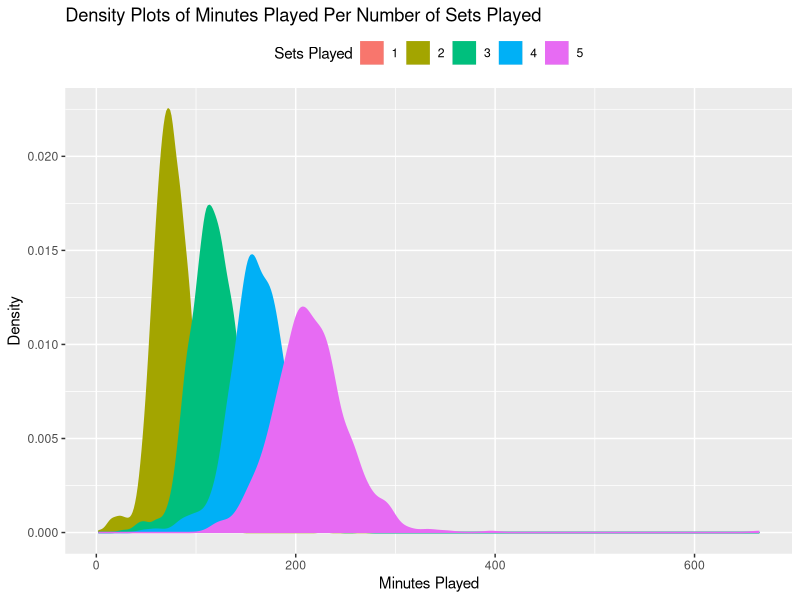
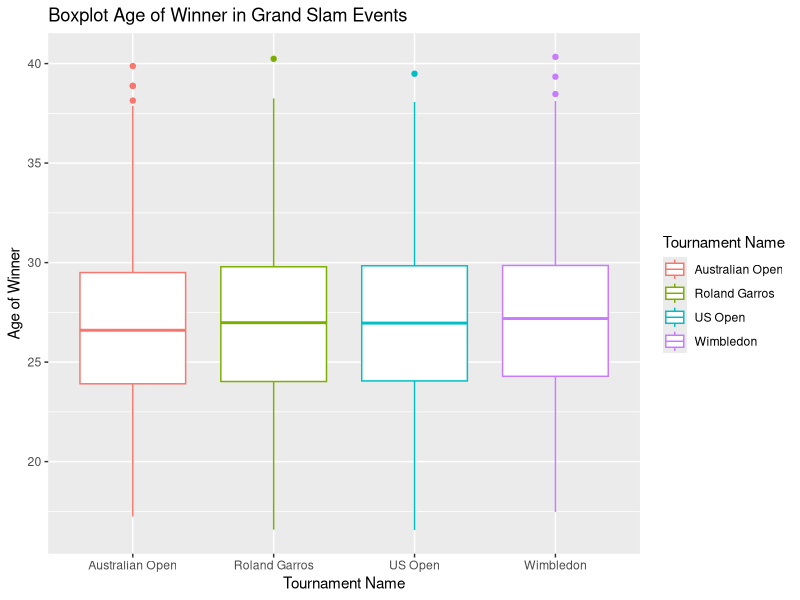
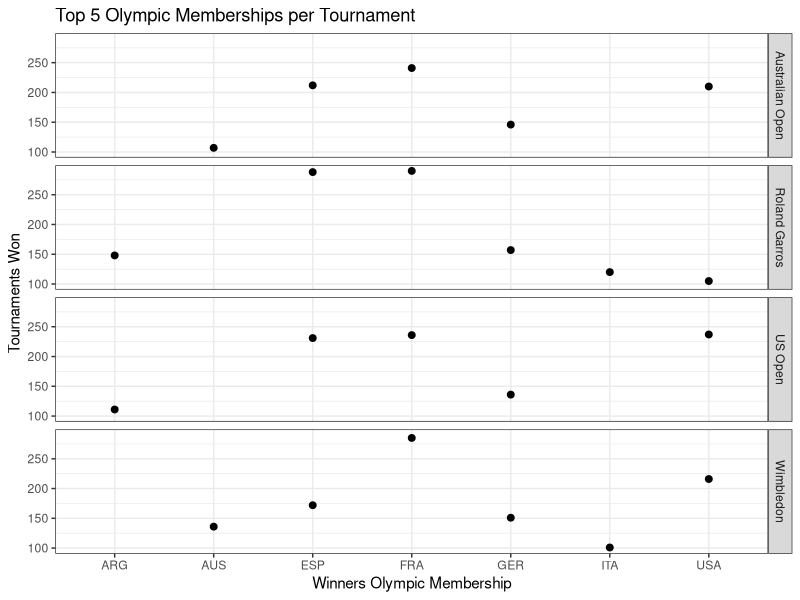
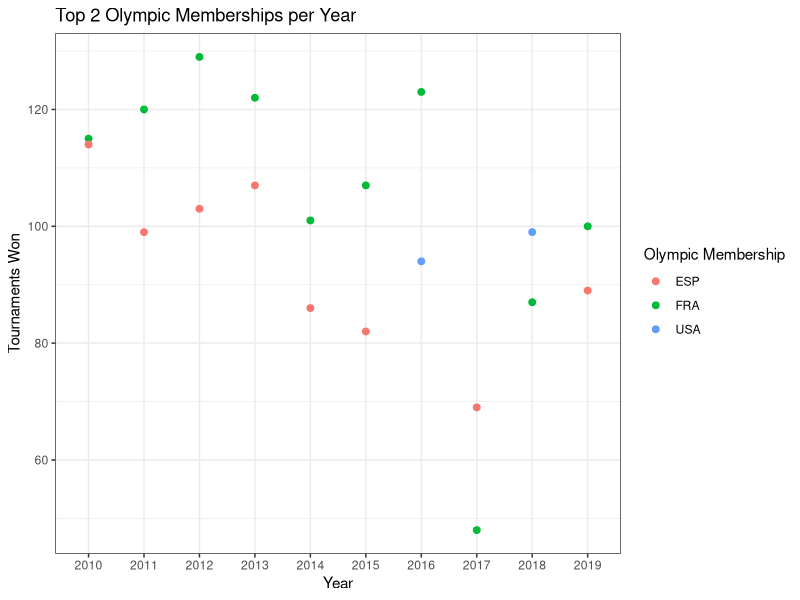

Source code (R) for these figures, in order:
## ---- chunk 1
library(tidyverse, warn.conflicts = FALSE)

Tennis_Data <- read.csv(file = "Data_RegEx3.csv")
## ---- chunk 2
NewTable <-
  Tennis_Data %>%
  mutate(year = str_extract(tourney_id, "^\\d+")) %>%
  mutate(score_edit = score)

NewTable$score_edit <- gsub("\\(\\d+)", replacement = "", NewTable$score_edit)
NewTable$score_edit <- gsub("RET", replacement = "", NewTable$score_edit)

head(NewTable)
tail(NewTable)
## ---- chunk 3
NewTable <-
  NewTable %>% 
  separate(score_edit, c("Set.1", "Set.2", "Set.3", "Set.4", "Set.5"), sep = " ")

head(NewTable)
## ---- chunk 4
NewTable2 = 
  NewTable %>%
  mutate(setsPlayed = rowSums(!is.na(NewTable[,8:12])))

head(NewTable2)
tail(NewTable2)

NewTable2 <-
  NewTable2 %>%
  select(tourney_id, tourney_name, winner_ioc, winner_age, score, minutes, year, setsPlayed)

NewTable2$tourney_name <- gsub("Us Open", "US Open", NewTable2$tourney_name)
## ---- chunk 5
ggplot(NewTable2) +
  aes(x = minutes, group = setsPlayed, fill = as.factor(setsPlayed), color = as.factor(setsPlayed)) +
  geom_density() + 
  labs(title = "Density Plots of Minutes Played Per Number of Sets Played",
       x = "Minutes Played",
       y = "Density",
       fill = "Sets Played",
       color = "Sets Played") +
  theme(legend.position = "top")
## ---- chunk 6
ggplot(NewTable2, aes(x = tourney_name, y = winner_age, color = tourney_name)) + 
  geom_boxplot() +
  labs(title = "Boxplot Age of Winner in Grand Slam Events",
       x = "Tournament Name",
       y = "Age of Winner",
       fill = "Tournament Name",
       color = "Tournament Name")
## ---- chunk 7
NewTable3 <-
  NewTable2 %>%
  filter(winner_ioc %in% c("ARG","AUS","ESP","FRA","GER","ITA","USA"))
  
ggplot(data = NewTable3) +
  aes(x = , y = winner_ioc ) +
  geom_point(stat = "count", size = 2)+ 
  coord_flip() + 
  facet_grid(tourney_name ~ .) +
  theme_bw()+
  labs(title = "Top 5 Olympic Memberships per Tournament", x = "Tournaments Won", y = "Winners Olympic Membership") + 
  xlim(100,290)
## ---- chunk 8
ioc_countries2 <-c("ESP","FRA","USA")

NewTable4 <- NewTable %>%
  filter(winner_ioc %in% ioc_countries2)


NewTable4_Vals <- NewTable4 %>%
  group_by(year,winner_ioc) %>%
  summarise(count = n())

YearCounts <- NewTable %>%
  group_by(year, winner_ioc) %>%
  summarise(count = n()) %>%
  group_by(year) %>%
  summarise(count = max(count)) 

WinnerBasedOnIOC_Year <- NewTable %>%
  group_by(year,winner_ioc) %>%
  summarise(count = n())


Toppers <- WinnerBasedOnIOC_Year %>%
  inner_join(YearCounts, by = c("year","count"))

NewTable4 <- anti_join(NewTable4_Vals, Toppers , by = c("year","winner_ioc","count"))

NewTable4_Vals2 <- NewTable4 %>%
  group_by(year) %>%
  summarise(count = max(count))

RunnerUpsBasedOnIOC_Year <- NewTable4 %>%
  inner_join(NewTable4_Vals2, by = c("year","count"))

RunnerUps <- Toppers %>%
  full_join(RunnerUpsBasedOnIOC_Year, by = c("year", "winner_ioc","count"))

ggplot(data = RunnerUps) +
  aes(x = year, y = count, group = winner_ioc, color = winner_ioc) +
  geom_point(size = 2) + 
  theme_bw() + 
  labs(title = "Top 2 Olympic Memberships per Year",
       x = "Year",
       y = "Tournaments Won") +
  scale_color_discrete("Olympic Membership")
